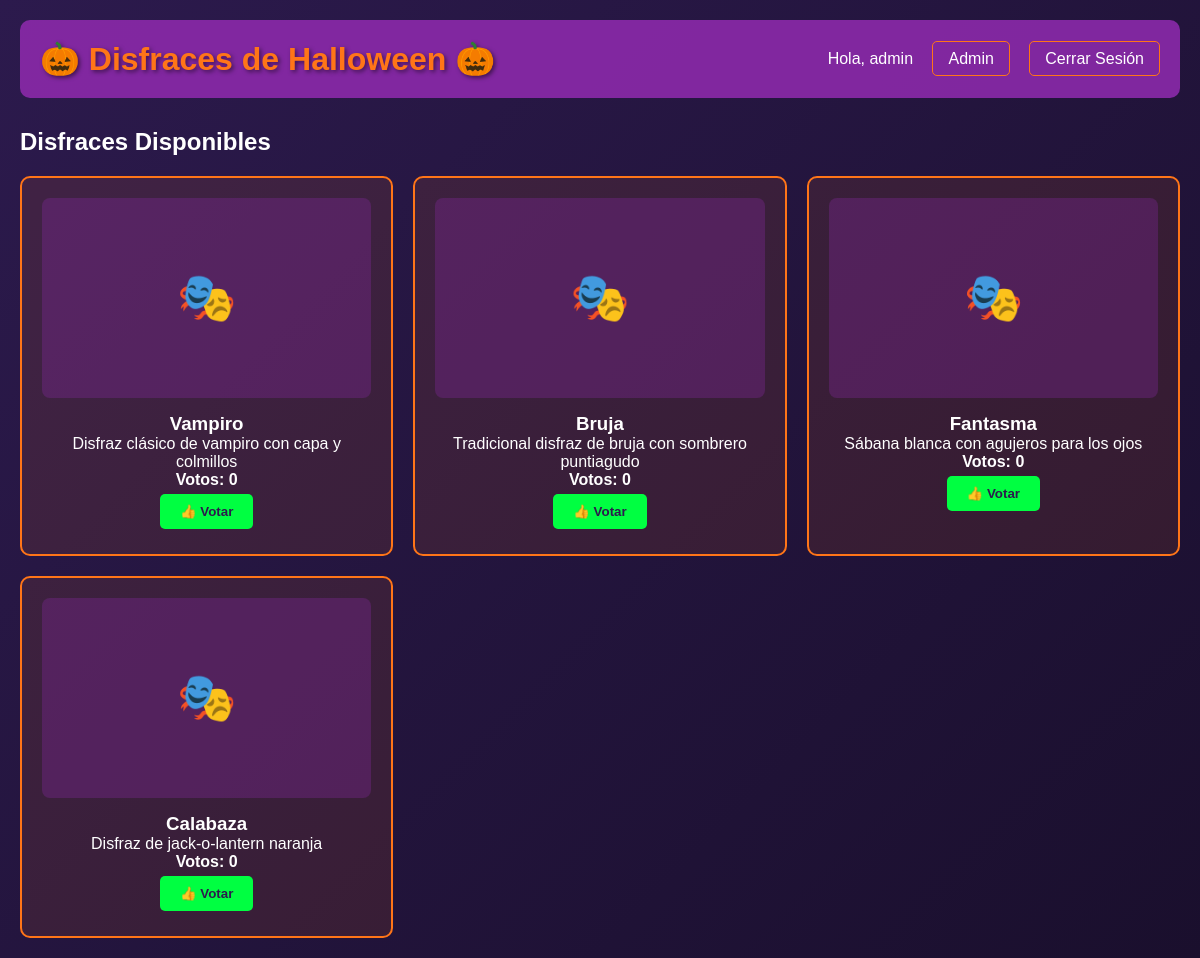
Page /includes/includes/index.php (signed in) on the committed database.
### tables this page shows
CREATE TABLE disfraces (
    id INT(11) NOT NULL AUTO_INCREMENT PRIMARY KEY,
    nombre VARCHAR(50) NOT NULL,
    descripcion TEXT NOT NULL,
    votos INT(11) NOT NULL DEFAULT 0,
    foto VARCHAR(100) NOT NULL,
    foto_blob LONGBLOB,
    eliminado INT(11) NOT NULL DEFAULT 0
);

### includes/includes/seguridad.php (called while the page is built, shortened)
<?php
function sanitizar($dato) {
    return htmlspecialchars(trim($dato), ENT_QUOTES, 'UTF-8');
}
?>

### includes/includes/index.php (the view, shortened to what this page needs)
<?php
include('includes/conexion.php');
include('includes/seguridad.php');
?>
<!DOCTYPE html>
<html lang="es">
<head>
    <link rel="stylesheet" href="css/estilos.css">
</head>
<body class="halloween-theme">
    <div class="container">
        <header>
            <h1>🎃 Disfraces de Halloween 🎃</h1>
            <nav>
                <?php if(isset($_SESSION['usuario_id'])): ?>
                    <span>Hola, <?php echo sanitizar($_SESSION['usuario_nombre']); ?></span>
                    <?php if($_SESSION['es_admin'] == 1): ?>
                        <a href="admin.php">Admin</a>
                    <?php endif; ?>
                    <a href="logout.php">Cerrar Sesión</a>
                <?php else: ?>
                    <a href="login.php">Iniciar Sesión</a>
                    <a href="registro.php">Registrarse</a>
                <?php endif; ?>
            </nav>
        </header>
        <main>
            <h2>Disfraces Disponibles</h2>
            <div class="disfraces-grid">
                <?php
                $sql = mysqli_query($con, "SELECT * FROM disfraces WHERE eliminado = 0 ORDER BY votos DESC");
                if(mysqli_num_rows($sql) > 0) {
                    while($disfraz = mysqli_fetch_assoc($sql)) {
                        echo '
                        <div class="disfraz-card">
                            <div class="foto-disfraz">';
                        if(file_exists("fotos/" . $disfraz['foto']) && !empty($disfraz['foto'])) {
                            echo '<img src="fotos/' . sanitizar($disfraz['foto']) . '" alt="' . sanitizar($disfraz['nombre']) . '">';
                        } else {
                            echo '<div class="sin-foto">🎭</div>';
                        }
                        echo '
                            </div>
                            <h3>' . sanitizar($disfraz['nombre']) . '</h3>
                            <p>' . sanitizar($disfraz['descripcion']) . '</p>
                            <div class="votos">
                                <strong>Votos: ' . number_format($disfraz['votos'], 0) . '</strong>';
                        if(isset($_SESSION['usuario_id'])) {
                            $usuario_id = $_SESSION['usuario_id'];
                            $check_voto = mysqli_query($con, "SELECT id FROM votos WHERE id_usuario = $usuario_id AND id_disfraz = " . $disfraz['id']);
                            if(mysqli_num_rows($check_voto) == 0) {
                                echo '<form method="POST" action="votar.php" class="voto-form">
                                        <input type="hidden" name="disfraz_id" value="' . $disfraz['id'] . '">
                                        <button type="submit" class="btn-votar">👍 Votar</button>
                                      </form>';
                            } else {
                                echo '<span class="ya-voto">✅ Ya votaste</span>';
                            }
                        } else {
                            echo '<a href="login.php" class="btn-login">Inicia sesión para votar</a>';
                        }
                        echo '
                            </div>
                        </div>';
                    }
                } else {
                    echo '<p>No hay disfraces disponibles.</p>';
                }
                ?>
            </div>
        </main>
    </div>
</body>
</html>

### includes/includes/css/estilos.css (style rules this page uses)
:root { --orange: #ff7518; --purple: #8b2aaa; --dark: #2c1a4d; --green: #00ff41; --red: #ff3860; }
* { margin: 0; padding: 0; box-sizing: border-box; }
body.halloween-theme { background: linear-gradient(135deg, var(--dark), #1a0f2d); color: white; font-family: 'Arial', sans-serif; min-height: 100vh; }
.container { max-width: 1200px; margin: 0 auto; padding: 20px; }
header { background: rgba(139, 42, 170, 0.9); padding: 20px; border-radius: 10px; margin-bottom: 30px; display: flex; justify-content: space-between; align-items: center; flex-wrap: wrap; }
header h1 { color: var(--orange); text-shadow: 2px 2px 4px rgba(0,0,0,0.5); }
nav a { color: white; text-decoration: none; margin-left: 15px; padding: 8px 15px; border: 1px solid var(--orange); border-radius: 5px; transition: all 0.3s; }
.disfraces-grid { display: grid; grid-template-columns: repeat(auto-fill, minmax(300px, 1fr)); gap: 20px; margin-top: 20px; }
.disfraz-card { background: rgba(255, 117, 24, 0.1); border: 2px solid var(--orange); border-radius: 10px; padding: 20px; text-align: center; transition: transform 0.3s; }
.foto-disfraz { width: 100%; height: 200px; overflow: hidden; border-radius: 8px; margin-bottom: 15px; }
.sin-foto { width: 100%; height: 100%; background: rgba(139, 42, 170, 0.3); display: flex; align-items: center; justify-content: center; font-size: 3em; }
.btn-votar, .btn-primary, .btn-edit, .btn-delete { padding: 10px 20px; border: none; border-radius: 5px; cursor: pointer; font-weight: bold; transition: all 0.3s; margin: 5px; }
.btn-votar, .btn-primary { background: var(--green); color: var(--dark); }

### rows in the picture
disfraces: nombre "Vampiro", descripcion "Disfraz clásico de vampiro con capa y colmillos", votos "0"
disfraces: nombre "Bruja", descripcion "Tradicional disfraz de bruja con sombrero puntiagudo", votos "0"
disfraces: nombre "Fantasma", descripcion "Sábana blanca con agujeros para los ojos", votos "0"
disfraces: nombre "Calabaza", descripcion "Disfraz de jack-o-lantern naranja", votos "0"

### other values in the picture
sanitizar($_SESSION['usuario_nombre']) "admin"
